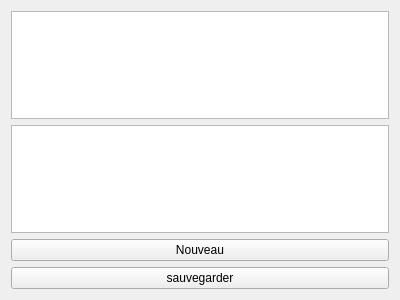
<?xml version="1.0" encoding="UTF-8"?>
<ui version="4.0">
 <class>Widget</class>
 <widget class="QWidget" name="Widget">
  <property name="geometry">
   <rect>
    <x>0</x>
    <y>0</y>
    <width>400</width>
    <height>300</height>
   </rect>
  </property>
  <property name="windowTitle">
   <string>Widget</string>
  </property>
  <layout class="QGridLayout" name="gridLayout">
   <item row="0" column="0">
    <widget class="QTextEdit" name="tableView"/>
   </item>
   <item row="1" column="0">
    <widget class="QTextEdit" name="note"/>
   </item>
   <item row="3" column="0">
    <widget class="QPushButton" name="Nouveau">
     <property name="text">
      <string>Nouveau</string>
     </property>
    </widget>
   </item>
   <item row="4" column="0">
    <widget class="QPushButton" name="pushButton">
     <property name="text">
      <string>sauvegarder</string>
     </property>
    </widget>
   </item>
  </layout>
 </widget>
 <layoutdefault spacing="6" margin="11"/>
 <resources/>
 <connections/>
</ui>
